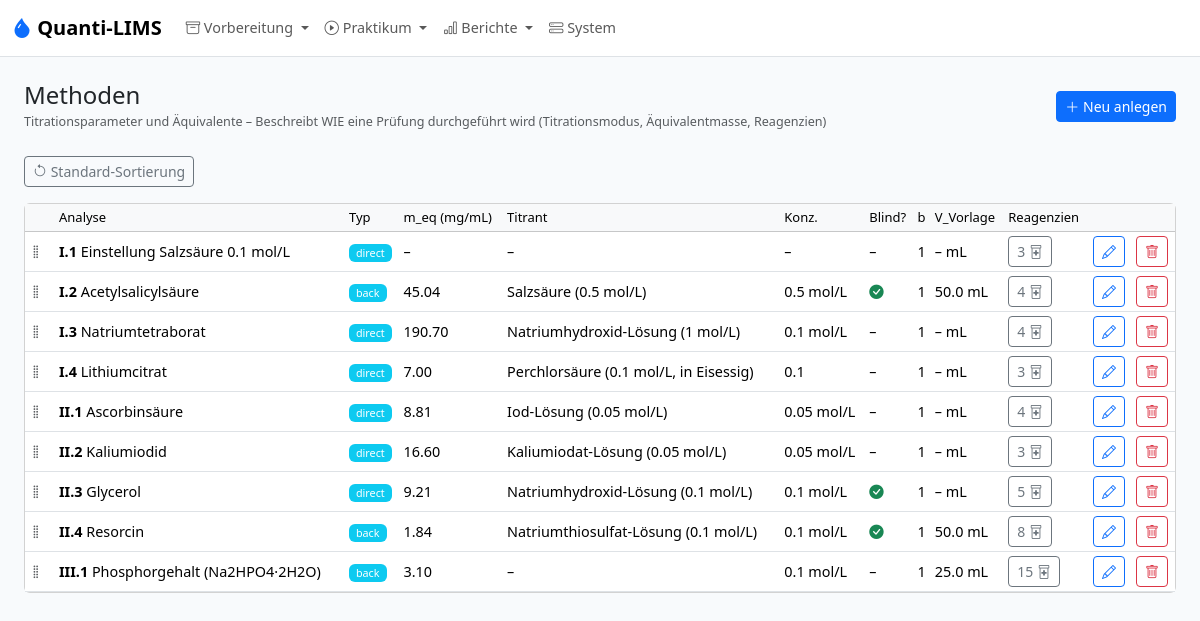
The page /admin/methods on the database as committed earlier.
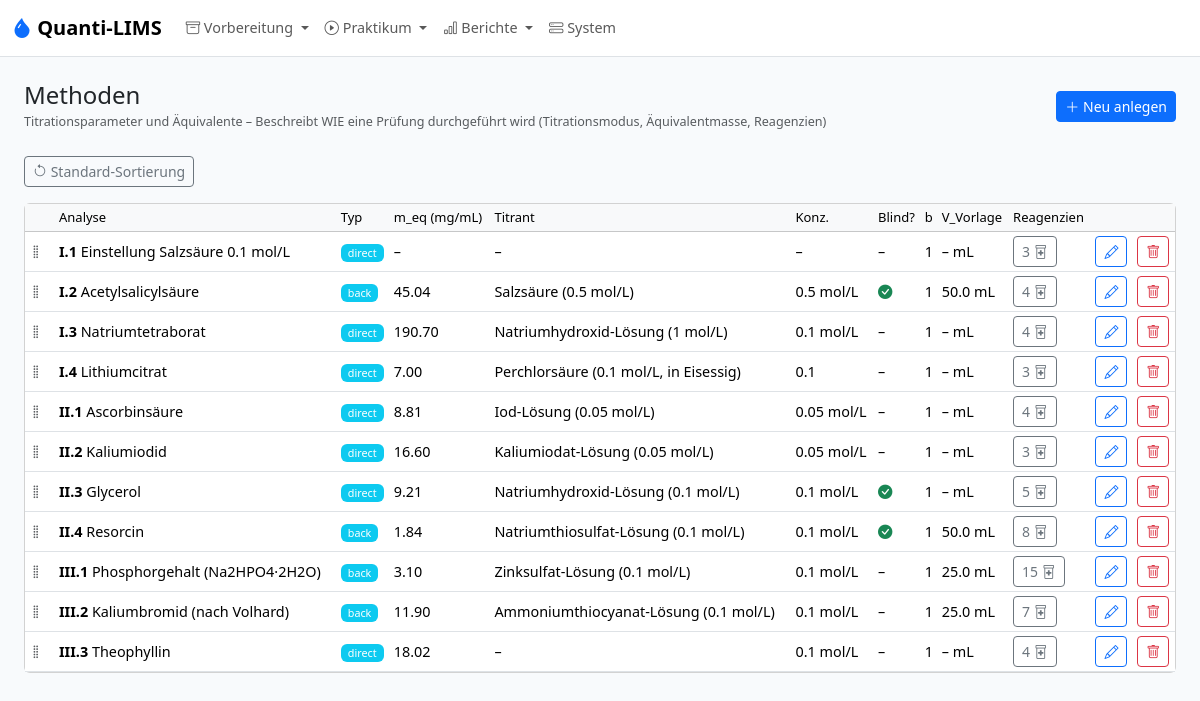
The same page on the database as committed later.
### models.py (models this page shows, shortened)
class Method(db.Model):
    __tablename__ = "method"
    id = db.Column(db.Integer, primary_key=True)
    analysis_id = db.Column(db.Integer, db.ForeignKey("analysis.id"), nullable=False)
    method_type = db.Column(db.String(30), nullable=False)  # direct, back, gravimetric, ...
    m_eq_mg = db.Column(db.Float)
    titrant_name = db.Column(db.String(200))
    titrant_concentration = db.Column(db.String(50))
    c_titrant_mol_l = db.Column(db.Float)      # Numeric concentration of titrant (mol/L)
    n_eq_titrant = db.Column(db.Float)          # Equivalents of titrant per mol analyte (direct) or per mol Vorlage (back)
    c_vorlage_mol_l = db.Column(db.Float)       # Concentration of Vorlage reagent (back-titration only)
    n_eq_vorlage = db.Column(db.Float)          # Equivalents of Vorlage consumed per mol analyte (back-titration only)
    blind_required = db.Column(db.Boolean, nullable=False, default=False)
    b_blind_determinations = db.Column(db.Integer, nullable=False, default=1)
    v_vorlage_ml = db.Column(db.Float)
    v_solution_ml = db.Column(db.Float)       # Total volume substance is dissolved to (e.g. 100.0 mL)
    v_aliquot_ml = db.Column(db.Float)        # Aliquot volume taken for each titration (e.g. 20.0 mL)
    aliquot_enabled = db.Column(db.Boolean, nullable=True, default=None)
    primary_standard_id = db.Column(db.Integer, db.ForeignKey("reagent.id"))
    m_eq_primary_mg = db.Column(db.Float)
    m_eq_primary_mg_override = db.Column(db.Boolean, nullable=False, default=False)  # True → use stored value; False → auto-calculate from c_Titrant × MW_PS / z
    e_ab_ps_g = db.Column(db.Float)          # Arzneibuch-Einwaage Primärstandard (g) – per method, not per reagent
    c_stock_mol_l = db.Column(db.Float)      # Stammkonzentration (mol/L), z.B. 1.0 für 1M HCl
    v_dilution_ml = db.Column(db.Float)      # Verdünnungsvolumen (mL), z.B. 100.0
    description = db.Column(db.Text)
    position = db.Column(db.Integer, nullable=False, default=0)
    analysis = db.relationship("Analysis", back_populates="method")
    primary_standard = db.relationship("Reagent", foreign_keys=[primary_standard_id], back_populates="primary_standard_methods")
    reagent_usages = db.relationship("MethodReagent", back_populates="method")
    @property
    def titrant_reagent_usage(self) -> MethodReagent | None:
        return next((usage for usage in self.reagent_usages if usage.is_titrant), None)
    @property
    def derived_titrant_name(self) -> str | None:
        usage = self.titrant_reagent_usage
        if usage and usage.reagent:
            return usage.reagent.name
        return self.titrant_name

class Analysis(db.Model):
    __tablename__ = "analysis"
    id = db.Column(db.Integer, primary_key=True)
    block_id = db.Column(db.Integer, db.ForeignKey("block.id"), nullable=False)
    code = db.Column(db.String(10), unique=True, nullable=False)
    ordinal = db.Column(db.Integer, nullable=False)
    name = db.Column(db.String(200), nullable=False)
    substance_id = db.Column(db.Integer, db.ForeignKey("substance.id"), nullable=False)
    k_determinations = db.Column(db.Integer, nullable=False, default=3)
    result_unit = db.Column(db.String(20), nullable=False, default="%")
    result_label = db.Column(db.String(50), nullable=False, default="Gehalt")
    calculation_mode = db.Column(db.String(50), nullable=False, default=MODE_ASSAY_MASS_BASED)
    e_ab_g = db.Column(db.Float)
    g_ab_min_pct = db.Column(db.Float)
    g_ab_max_pct = db.Column(db.Float)
    source_reference = db.Column(db.String(255))
    tolerance_override_min_pct = db.Column(db.Float)
    tolerance_override_max_pct = db.Column(db.Float)
    notes = db.Column(db.Text)
    m_einwaage_min_mg = db.Column(db.Float, nullable=True)  # Min TA weighing mass (mass_determination mode, mg)
    m_einwaage_max_mg = db.Column(db.Float, nullable=True)  # Max TA weighing mass (mass_determination mode, mg)
    reported_molar_mass_gmol = db.Column(db.Float, nullable=True)
    reported_stoichiometry = db.Column(db.Float, nullable=True)
    block = db.relationship("Block", back_populates="analyses")
    substance = db.relationship("Substance", back_populates="analyses")
    method = db.relationship("Method", back_populates="analysis", uselist=False)
    batches = db.relationship("SampleBatch", back_populates="analysis")

class MethodReagent(db.Model):
    __tablename__ = "method_reagent"
    id = db.Column(db.Integer, primary_key=True)
    method_id = db.Column(db.Integer, db.ForeignKey("method.id"), nullable=False)
    reagent_id = db.Column(db.Integer, db.ForeignKey("reagent.id"), nullable=False)
    amount_per_determination = db.Column(db.Float, nullable=False)
    amount_per_blind = db.Column(db.Float, nullable=False, default=0)
    amount_unit = db.Column(UNIT_ENUM, nullable=False, default="mL")
    is_titrant = db.Column(db.Boolean, nullable=False, default=False)
    step_description = db.Column(db.Text)
    notes = db.Column(db.Text)
    method = db.relationship("Method", back_populates="reagent_usages")
    reagent = db.relationship("Reagent", back_populates="method_usages")

class Reagent(db.Model):
    __tablename__ = "reagent"
    id = db.Column(db.Integer, primary_key=True)
    name = db.Column(db.String(200), unique=True, nullable=False)
    abbreviation = db.Column(db.String(50))
    is_composite = db.Column(db.Boolean, nullable=False, default=False)
    is_primary_standard = db.Column(db.Boolean, nullable=False, default=False)
    formula = db.Column(db.String(100))
    molar_mass_gmol = db.Column(db.Float)
    e_ab_g = db.Column(db.Float)
    base_unit = db.Column(UNIT_ENUM, nullable=False, default="mL")
    cas_number = db.Column(db.String(30))
    density_g_ml = db.Column(db.Float)
    hazard_symbols = db.Column(db.String(100))
    storage_info = db.Column(db.String(200))
    notes = db.Column(db.Text)
    position = db.Column(db.Integer, nullable=False, default=0)
    components = db.relationship(
        "ReagentComponent",
        foreign_keys="ReagentComponent.parent_reagent_id",
        back_populates="parent",
    )
    method_usages = db.relationship("MethodReagent", back_populates="reagent")
    primary_standard_methods = db.relationship("Method", back_populates="primary_standard")

### app.py (the view)
    @app.route("/admin/methods")
    def admin_methods():
        items = Method.query.join(Analysis).order_by(Method.position, Analysis.ordinal).all()
        return render_template("admin/methods.html", items=items)

### templates/admin/methods.html (shortened to what this page needs)
{% extends "base.html" %}
{% from "macros.html" import page_header, delete_btn %}
{% block content %}
{{ page_header("Methoden", "Titrationsparameter und Äquivalente – Beschreibt WIE eine Prüfung durchgeführt wird (Titrationsmodus, Äquivalentmasse, Reagenzien)", url_for('admin_method_form')) }}
<div class="mb-3">
  <button class="btn btn-outline-secondary btn-sm" id="reset-order-btn" title="Sortierung zurücksetzen (nach Analyse)"><i class="bi bi-arrow-counterclockwise"></i> Standard-Sortierung</button>
</div>
<div class="card"><div class="table-responsive">
<table class="table table-sm table-hover mb-0 align-middle">
<thead class="table-light"><tr><th style="width:30px"></th><th>Analyse</th><th>Typ</th><th>m_eq (mg/mL)</th><th>Titrant</th><th>Konz.</th><th>Blind?</th><th>b</th><th>V_Vorlage</th><th>Reagenzien</th><th></th><th></th></tr></thead>
<tbody id="method-sortable">
{% for m in items %}
<tr data-id="{{ m.id }}">
  <td class="drag-handle" style="cursor:grab"><i class="bi bi-grip-vertical text-body-secondary"></i></td>
  <td><strong>{{ m.analysis.code }}</strong> {{ m.analysis.name }}</td>
  <td><span class="badge bg-info">{{ m.method_type }}</span></td>
  <td>{{ m.m_eq_mg|fmt(2) }}</td>
  <td>{{ m.derived_titrant_name or '–' }}</td>
  <td>{{ m.titrant_concentration or '–' }}</td>
  <td>{% if m.blind_required %}<i class="bi bi-check-circle-fill text-success"></i>{% else %}–{% endif %}</td>
  <td>{{ m.b_blind_determinations }}</td>
  <td>{{ m.v_vorlage_ml|fmt(1) if m.v_vorlage_ml else '–' }} mL</td>
  <td><a href="{{ url_for('admin_method_reagents', method_id=m.id) }}" class="btn btn-outline-secondary btn-sm">{{ m.reagent_usages|length }} <i class="bi bi-prescription2"></i></a></td>
  <td><a href="{{ url_for('admin_method_form', id=m.id) }}" class="btn btn-outline-primary btn-sm"><i class="bi bi-pencil"></i></a></td>
  <td>{{ delete_btn(url_for('admin_method_delete', id=m.id)) }}</td>
</tr>
{% endfor %}
</tbody></table></div></div>
{% endblock %}

### templates/base.html (shortened to what this page needs)
<!DOCTYPE html>
<html lang="de" data-bs-theme="light">
<head>
  <link href="https://cdn.jsdelivr.net/npm/bootstrap@5.3.3/dist/css/bootstrap.min.css" rel="stylesheet">
  <link href="https://cdn.jsdelivr.net/npm/bootstrap-icons@1.11.3/font/bootstrap-icons.min.css" rel="stylesheet">
  <link href="{{ url_for('static', filename='style.css') }}" rel="stylesheet">
  <link rel="stylesheet" href="https://cdn.jsdelivr.net/npm/flatpickr/dist/flatpickr.min.css">
</head>
<body>
  <nav class="navbar navbar-expand-lg border-bottom">
    <div class="container-fluid">
      <a class="navbar-brand fw-bold" href="{{ url_for('dashboard') }}">
        <i class="bi bi-droplet-fill text-primary"></i> Quanti-LIMS
      </a>
      <div class="collapse navbar-collapse" id="nav">
        <ul class="navbar-nav me-auto">
          <li class="nav-item dropdown">
            <a class="nav-link dropdown-toggle" href="#" data-bs-toggle="dropdown" role="button" aria-expanded="false">
              <i class="bi bi-archive" aria-hidden="true"></i> Vorbereitung
            </a>
          </li>
          <li class="nav-item dropdown">
            <a class="nav-link dropdown-toggle" href="#" data-bs-toggle="dropdown" role="button" aria-expanded="false">
              <i class="bi bi-play-circle" aria-hidden="true"></i> Praktikum
            </a>
          </li>
          <li class="nav-item dropdown">
            <a class="nav-link dropdown-toggle" href="#" data-bs-toggle="dropdown" role="button" aria-expanded="false">
              <i class="bi bi-bar-chart" aria-hidden="true"></i> Berichte
            </a>
          </li>
          <li class="nav-item">
            <a class="nav-link" href="{{ url_for('admin_system') }}">
              <i class="bi bi-hdd-stack" aria-hidden="true"></i> System
            </a>
          </li>
        </ul>
      </div>
    </div>
  </nav>
  <main class="container-fluid py-4 px-4">
    {% block content %}{% endblock %}
  </main>
</body>
</html>

### templates/macros.html (shortened to what this page needs)
{% macro page_header(title, subtitle="", new_url="", new_label="Neu anlegen") %}
<div class="d-flex justify-content-between align-items-center mb-4">
  <div>
    <h4 class="mb-0">{{ title }}</h4>
    {% if subtitle %}<small class="text-body-secondary">{{ subtitle }}</small>{% endif %}
  </div>
  {% if new_url %}
  <a href="{{ new_url }}" class="btn btn-primary btn-sm"><i class="bi bi-plus-lg"></i> {{ new_label }}</a>
  {% endif %}
</div>
{% endmacro %}
{% macro delete_btn(url) %}
<form method="POST" action="{{ url }}" class="d-inline" onsubmit="return confirm('Wirklich löschen?')">
  <button type="submit" class="btn btn-outline-danger btn-sm"><i class="bi bi-trash"></i></button>
</form>
{% endmacro %}

### static/style.css (style rules this page uses)
:root { --ql-primary: #2563eb; --ql-bg: #f8fafc; }
body { background: var(--ql-bg); font-size: 0.9rem; }
.navbar { background: #fff; }
.navbar-brand i { color: var(--ql-primary); }
.badge { font-weight: 500; }
.table th { font-weight: 500; font-size: 0.8125rem; white-space: nowrap; }
.table td { vertical-align: middle; }
.drag-handle { cursor: grab; user-select: none; }

Rows that differ between the two databases and show on the page:
changed Method "III.1": name "–" → "Zinksulfat-Lösung (0.1 mol/L)"
added Method: analysis.code "III.2", analysis.name "Kaliumbromid (nach Volhard)", method_type "back", m_eq_mg|fmt "11.90", name "Ammoniumthiocyanat-Lösung (0.1 mol/L)", titrant_concentration "0.1 mol/L", b_blind_determinations "1", v_vorlage_ml|fmt "25.0", reagent_usages|length "7"
added Method: analysis.code "III.3", analysis.name "Theophyllin", method_type "direct", m_eq_mg|fmt "18.02", titrant_name.is_titrant "–", titrant_concentration "0.1 mol/L", b_blind_determinations "1", v_vorlage_ml|fmt "–", reagent_usages|length "4"
